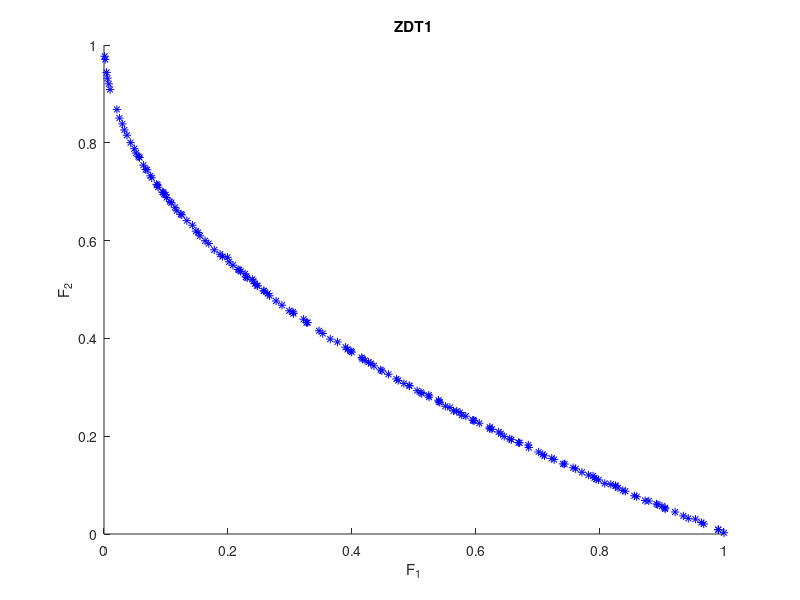

MATLAB code to generate this figure:
function NSGAII()
clc;format compact;tic;hold on
    
%---初始化/参数设定
 
    generations=100;                                %迭代次数
    popnum=100;                                     %种群大小(须为偶数)
    poplength=30;                                   %个体长度
    minvalue=repmat(zeros(1,poplength),popnum,1);   %个体最小值
    maxvalue=repmat(ones(1,poplength),popnum,1);    %个体最大值    
    population=rand(popnum,poplength).*(maxvalue-minvalue)+minvalue;    %产生新的初始种群
    
%---开始迭代进化
 
    for gene=1:generations                      %开始迭代
        
%-------交叉 
 
        newpopulation=zeros(popnum,poplength);  %子代种群
        for i=1:popnum/2                        %交叉产生子代
            k=randperm(popnum);                 %从种群中随机选出两个父母,不采用二进制联赛方法
            beta=(-1).^round(rand(1,poplength)).*abs(randn(1,poplength))*1.481; %采用正态分布交叉产生两个子代
            newpopulation(i*2-1,:)=(population(k(1),:)+population(k(2),:))/2+beta.*(population(k(1),:)-population(k(2),:))./2;    %产生第一个子代           
            newpopulation(i*2,:)=(population(k(1),:)+population(k(2),:))/2-beta.*(population(k(1),:)-population(k(2),:))./2;      %产生第二个子代
        end
        
%-------变异        
 
        k=rand(size(newpopulation));    %随机选定要变异的基因位
        miu=rand(size(newpopulation));  %采用多项式变异
        temp=k<1/poplength & miu<0.5;   %要变异的基因位
        newpopulation(temp)=newpopulation(temp)+(maxvalue(temp)-minvalue(temp)).*((2.*miu(temp)+(1-2.*miu(temp)).*(1-(newpopulation(temp)-minvalue(temp))./(maxvalue(temp)-minvalue(temp))).^21).^(1/21)-1);        %变异情况一
        newpopulation(temp)=newpopulation(temp)+(maxvalue(temp)-minvalue(temp)).*(1-(2.*(1-miu(temp))+2.*(miu(temp)-0.5).*(1-(maxvalue(temp)-newpopulation(temp))./(maxvalue(temp)-minvalue(temp))).^21).^(1/21));  %变异情况二
        
%-------越界处理/种群合并        
 
        newpopulation(newpopulation>maxvalue)=maxvalue(newpopulation>maxvalue); %子代越上界处理
        newpopulation(newpopulation<minvalue)=minvalue(newpopulation<minvalue); %子代越下界处理
        newpopulation=[population;newpopulation];                               %合并父子种群
        
%-------计算目标函数值        
 
        functionvalue=zeros(size(newpopulation,1),2);           %合并后种群的各目标函数值,这里的问题是ZDT1
        functionvalue(:,1)=newpopulation(:,1);                  %计算第一维目标函数值
        g=1+9*sum(newpopulation(:,2:poplength),2)./(poplength-1);
        functionvalue(:,2)=g.*(1-(newpopulation(:,1)./g).^0.5); %计算第二维目标函数值
        
%-------非支配排序        
 
        fnum=0;                                             %当前分配的前沿面编号
        cz=false(1,size(functionvalue,1));                  %记录个体是否已被分配编号
        frontvalue=zeros(size(cz));                         %每个个体的前沿面编号
        [functionvalue_sorted,newsite]=sortrows(functionvalue);    %对种群按第一维目标值大小进行排序
        while ~all(cz)                                      %开始迭代判断每个个体的前沿面,采用改进的deductive sort
            fnum=fnum+1;
            d=cz;
            for i=1:size(functionvalue,1)
                if ~d(i)
                    for j=i+1:size(functionvalue,1)
                        if ~d(j)
                            k=1;                            
                            for m=2:size(functionvalue,2)
                                if functionvalue_sorted(i,m)>functionvalue_sorted(j,m)
                                    k=0;
                                    break
                                end
                            end
                            if k
                                d(j)=true;
                            end
                        end
                    end
                    frontvalue(newsite(i))=fnum;
                    cz(i)=true;
                end
            end
        end
        
%-------计算拥挤距离/选出下一代个体        
 
        fnum=0;                                                                 %当前前沿面
        while numel(frontvalue,frontvalue<=fnum+1)<=popnum                      %判断前多少个面的个体能完全放入下一代种群
            fnum=fnum+1;
        end        
        newnum=numel(frontvalue,frontvalue<=fnum);                              %前fnum个面的个体数
        population(1:newnum,:)=newpopulation(frontvalue<=fnum,:);               %将前fnum个面的个体复制入下一代                       
        popu=find(frontvalue==fnum+1);                                          %popu记录第fnum+1个面上的个体编号
        distancevalue=zeros(size(popu));                                        %popu各个体的拥挤距离
        fmax=max(functionvalue(popu,:),[],1);                                   %popu每维上的最大值
        fmin=min(functionvalue(popu,:),[],1);                                   %popu每维上的最小值
        for i=1:size(functionvalue,2)                                           %分目标计算每个目标上popu各个体的拥挤距离
            [~,newsite]=sortrows(functionvalue(popu,i));
            distancevalue(newsite(1))=inf;
            distancevalue(newsite(end))=inf;
            for j=2:length(popu)-1
                distancevalue(newsite(j))=distancevalue(newsite(j))+(functionvalue(popu(newsite(j+1)),i)-functionvalue(popu(newsite(j-1)),i))/(fmax(i)-fmin(i));
            end
        end                                      
        popu=-sortrows(-[distancevalue;popu]')';                                %按拥挤距离降序排序第fnum+1个面上的个体
        population(newnum+1:popnum,:)=newpopulation(popu(2,1:popnum-newnum),:);	%将第fnum+1个面上拥挤距离较大的前popnum-newnum个个体复制入下一代        
    end
 
%---程序输出    
 
    fprintf('已完成,耗时%4s秒\n',num2str(toc));          %程序最终耗时
    output=sortrows(functionvalue(frontvalue==1,:));    %最终结果:种群中非支配解的函数值
    plot(output(:,1),output(:,2),'*b');                 %作图
    axis([0,1,0,1]);xlabel('F_1');ylabel('F_2');title('ZDT1')
end